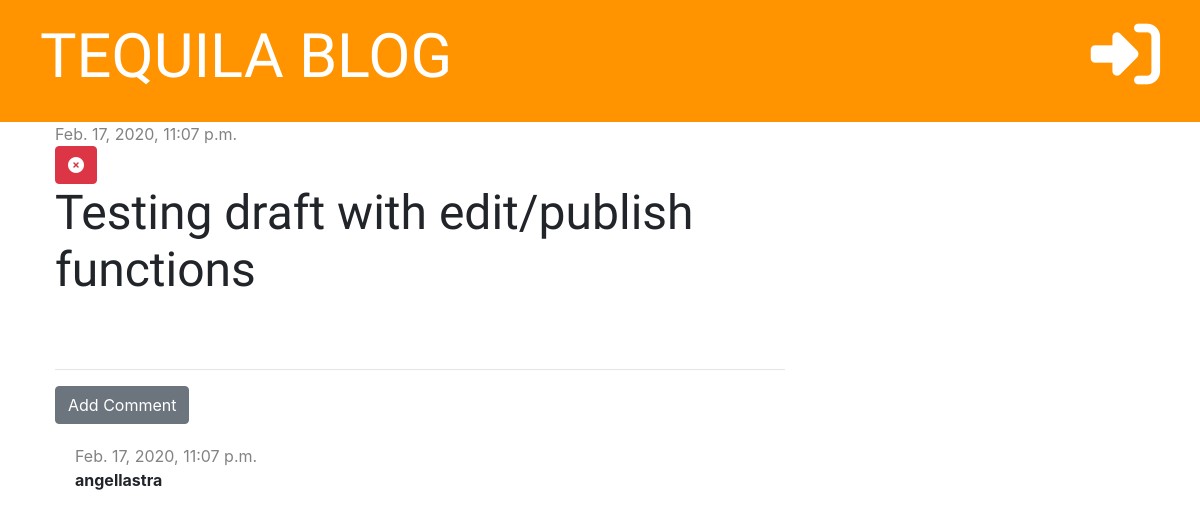
Screenshot of /post/8 with the database file from the repository.
### blog/models.py (models this page shows, shortened)
class Post(models.Model):
    author = models.ForeignKey('auth.User', on_delete=models.CASCADE)
    title = models.CharField(max_length=200)
    text = models.TextField()
    created_date = models.DateTimeField(default=timezone.now)
    published_date = models.DateTimeField(blank=True, null=True)

class Comment(models.Model):
    post = models.ForeignKey('blog.Post', on_delete=models.CASCADE, related_name='comments')
    author = models.CharField(max_length=200)
    text = models.TextField()
    created_date = models.DateTimeField(default=timezone.now)
    approved = models.BooleanField(default = False) #for approving add_comment_to_post

### blog/views.py (the view)
# urls.py: path('post/<int:pk>', views.post_detail, name='post_detail'),
def post_detail(request, pk):
    post = get_object_or_404(Post, pk=pk) #this will get the object from Post and if doesn't exist will throw a 404
    stuff_for_frontend = {'post':post}
    return render(request, 'blog/post_detail.html', stuff_for_frontend)

### blog/templatetags/markdownify.py (called while the page is built)
@register.filter
def markdown(value):
    renderer = HighlightRenderer()
    markdown = mistune.Markdown(renderer=renderer)
    return markdown(value)

### blog/templates/blog/post_detail.html (shortened to what this page needs)
{% extends 'blog/base.html' %}
{% load markdownify %}
{% block content %}
    <div class="post">
          {% if post.published_date %}
              <div class="date">
                    {{ post.published_date }}
              </div>
          {% else %}
              <a href="{% url 'post_publish' pk=post.pk %}" class="btn btn-primary">Publish</a>
          {% endif %}
          <a href="{% url 'post_delete' pk=post.pk %}" class="btn btn-danger"
          onclick="return confirm('Are you sure you want to delete this post?')"><i class="fas fa-times-circle"></i></a>
          <h1>{{ post.title }}</h1>
    </div>
    <hr>
    <a href="{% url 'add_comment_to_post' pk=post.pk %}" class="btn btn-secondary">Add Comment</a>
      {% for comment in post.comments.all %}
          {% if user.is_authenticated or comment.approved %}
              <div class="comment">
                    <div class="date">
                          {{ comment.created_date }}
                    </div>
                    <strong>{{ comment.author }}</strong>
              </div>
          {% endif %}
      {% empty %}
          <p>No comments yet ....</p>
      {% endfor %}
{% endblock %}

### blog/static/css/blog.css (style rules this page uses)
h1, h2, h3, h4 { font-family: 'Tangerine', 'Inconsolata', 'Droid Sans', serif; font-size: 48px; }
.date { color: #828282; }
.post { margin-bottom: 70px; }
.comment { margin: 20px 20px 20px 20px; }

### rows the page displays
Post: published_date "Feb. 17, 2020, 11:07 p.m.", title "Testing draft with edit/publish functions"
Comment: created_date "Feb. 17, 2020, 11:07 p.m.", author "angellastra"
